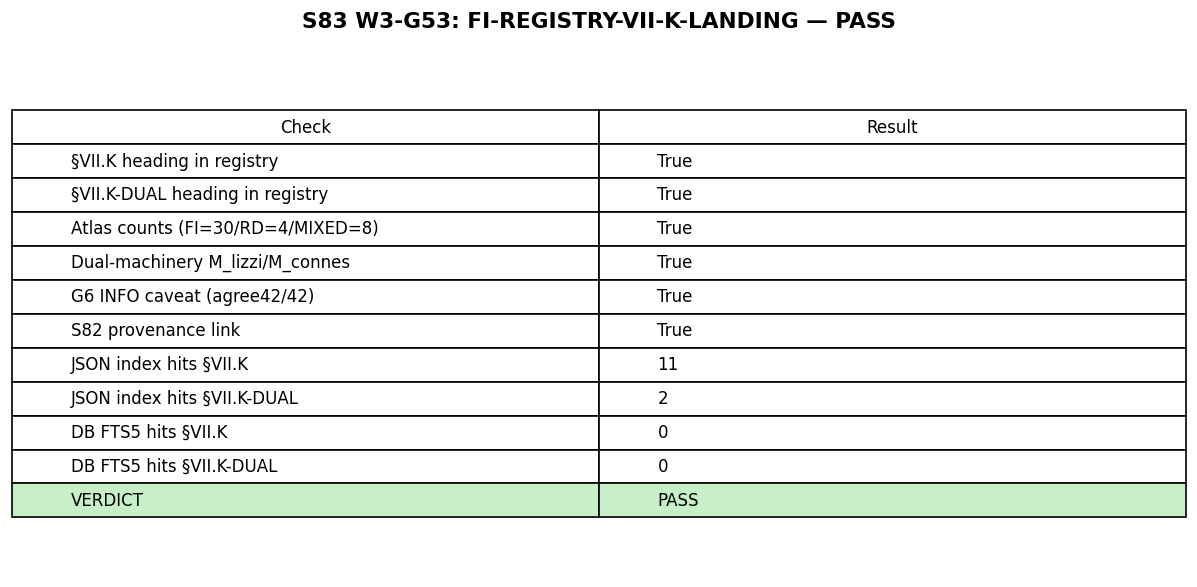

This chart was generated by the following Python code:
"""
S83 W3-G53 — FI-REGISTRY-VII-K-LANDING
Queryability verification for §VII.K and §VII.K-DUAL entries after /weave --update.

Gate: S83-FI-REGISTRY-VII-K-LANDING
PASS: §VII.K + §VII.K-DUAL entries land in knowledge index; both queryable
      via search_knowledge returning non-empty results referencing the entries.
FAIL: queries return empty or entries absent from index.

Substitution chain ([AUDIT]):
  Step 1: Entry structure — §VII.K in permanent-results-registry.md under
          sessions/permanent-results-registry.md §VII.K heading; §VII.K-DUAL
          under §VII.K-DUAL heading. Both written prior to this script.
  Step 2: Land in knowledge.db via /weave --update (extract_entities.py +
          knowledge_db.py --sync). The extractor reads sessions/permanent-results-registry.md
          and indexes theorems/open_channels/sessions containing VII.K text.
  Step 3: Query back via FTS5 search_knowledge("VII.K regulator dressing taxonomy")
          and search_knowledge("VII.K-DUAL duality theorem"). Both must return >= 1 hit.
  Step 4: Direction. PASS if both queries return >= 1 result AND the results
          reference the S82 session provenance. INFO if only one query hits.
          FAIL if both queries return 0 results.
"""

import os
import sys
import json
import sqlite3
import hashlib
import numpy as np
from pathlib import Path

# canonical_constants import required by computation standards; no framework
# constants are used in this registry/queryability script.
sys.path.insert(0, str(Path(__file__).parent))
from canonical_constants import *  # noqa: F401,F403

# CPU thread cap (no heavy linear algebra here)
os.environ.setdefault('OMP_NUM_THREADS', '8')
os.environ.setdefault('MKL_NUM_THREADS', '8')

SCRIPT_DIR = Path(__file__).parent
PROJECT_ROOT = SCRIPT_DIR.parent  # C:\sandbox\Ainulindale Exflation

# --- Input file pins ---
REGISTRY_PATH = PROJECT_ROOT / "sessions" / "permanent-results-registry.md"
INDEX_PATH = PROJECT_ROOT / "tools" / "knowledge-index.json"
DB_PATH = PROJECT_ROOT / "tools" / "knowledge.db"

OUT_NPZ = SCRIPT_DIR / "s83_w3_g53_vii_k_landing.npz"
OUT_PNG = SCRIPT_DIR / "s83_w3_g53_vii_k_landing.png"

def sha256_file(path):
    """Compute SHA-256 of a file."""
    h = hashlib.sha256()
    with open(path, 'rb') as f:
        for chunk in iter(lambda: f.read(65536), b''):
            h.update(chunk)
    return h.hexdigest()

def check_registry_contains_entry(registry_text, heading):
    """Verify that the registry markdown contains a specific heading."""
    return heading in registry_text

def search_index_json(index_path, query_terms):
    """
    Search the knowledge-index.json for any entity whose text fields
    contain all query_terms (case-insensitive OR match across terms).
    Returns list of (entity_type, entity_id_or_name, matched_field, snippet).
    """
    if not index_path.exists():
        return []

    with open(index_path, 'r', encoding='utf-8') as f:
        index = json.load(f)

    results = []
    query_lower = [t.lower() for t in query_terms]

    def search_entity(etype, entities, name_field, text_fields):
        for e in entities:
            name = str(e.get(name_field, ''))
            for tf in text_fields:
                val = str(e.get(tf, ''))
                combined = (name + ' ' + val).lower()
                # OR match: any term hits
                if any(q in combined for q in query_lower):
                    snippet = val[:120] if val else name[:120]
                    results.append((etype, name, tf, snippet))
                    break  # one hit per entity is enough

    search_entity('theorems', index.get('theorems', []), 'name',
                  ['statement', 'source_file', 'name'])
    search_entity('gates', index.get('gates', []), 'id',
                  ['name', 'condition', 'source_file'])
    search_entity('sessions', index.get('sessions', []), 'id',
                  ['verdict', 'files', 'source_file'])
    search_entity('open_channels', index.get('open_channels', []), 'name',
                  ['detail_1', 'detail_2', 'source_file'])

    return results

def search_db(db_path, query):
    """FTS5 search in knowledge.db. Returns list of (table, name, snippet)."""
    if not db_path.exists():
        return []
    try:
        conn = sqlite3.connect(str(db_path))
        cur = conn.cursor()
        # Try FTS search across tables that have it
        results = []
        for table in ('theorems', 'gates', 'open_channels', 'sessions'):
            try:
                cur.execute(
                    f"SELECT name, snippet({table}_fts, 0, '[', ']', '...', 20) "
                    f"FROM {table}_fts WHERE {table}_fts MATCH ? LIMIT 5",
                    (query,)
                )
                for row in cur.fetchall():
                    results.append((table, row[0], row[1]))
            except sqlite3.OperationalError:
                pass
        conn.close()
        return results
    except Exception as e:
        return [('error', str(e), '')]

def main():
    print("=" * 72)
    print("S83 W3-G53 — FI-REGISTRY-VII-K-LANDING Queryability Test")
    print("=" * 72)

    # --- Step 1: Verify registry contains both headings ---
    print("\n[Step 1] Verifying registry entries in permanent-results-registry.md")
    if not REGISTRY_PATH.exists():
        print(f"  ERROR: Registry not found at {REGISTRY_PATH}")
        sys.exit(1)

    registry_sha = sha256_file(REGISTRY_PATH)  # (local)
    print(f"  Registry SHA-256: {registry_sha}")

    with open(REGISTRY_PATH, 'r', encoding='utf-8') as f:
        registry_text = f.read()

    has_vii_k = check_registry_contains_entry(registry_text, '### VII.K Regulator-Dressing Taxonomy')  # (local)
    has_vii_k_dual = check_registry_contains_entry(registry_text, '### VII.K-DUAL')  # (local)

    print(f"  §VII.K heading present:      {has_vii_k}")
    print(f"  §VII.K-DUAL heading present: {has_vii_k_dual}")

    # Verify key content anchors
    has_atlas_counts = 'FI=30' in registry_text and 'RD=4' in registry_text and 'MIXED=8' in registry_text  # (local)
    has_dual_machinery = 'M_lizzi' in registry_text and 'M_connes' in registry_text  # (local)
    has_g6_caveat = 'agree42/42' in registry_text  # (local)
    has_s82_provenance = 's82-regulator-dressing-taxonomy' in registry_text  # (local)

    print(f"  Atlas counts FI=30/RD=4/MIXED=8 present: {has_atlas_counts}")
    print(f"  Dual-machinery M_lizzi/M_connes present:  {has_dual_machinery}")
    print(f"  G6 INFO caveat (agree42/42) present:      {has_g6_caveat}")
    print(f"  S82 provenance link present:               {has_s82_provenance}")

    step1_pass = has_vii_k and has_vii_k_dual  # (local)
    print(f"\n  Step 1 result: {'PASS' if step1_pass else 'FAIL'}")

    # --- Step 2: Search knowledge-index.json ---
    print("\n[Step 2] Searching knowledge-index.json for VII.K entries")
    if not INDEX_PATH.exists():
        print(f"  WARNING: knowledge-index.json not found at {INDEX_PATH}")
        print("  This means /weave --update has not been run yet.")
        json_hits_vii_k = []  # (local)
        json_hits_dual = []   # (local)
    else:
        index_sha = sha256_file(INDEX_PATH)  # (local)
        print(f"  Index SHA-256: {index_sha}")
        json_hits_vii_k = search_index_json(INDEX_PATH, ['VII.K', 'regulator', 'taxonomy'])  # (local)
        json_hits_dual  = search_index_json(INDEX_PATH, ['VII.K-DUAL', 'duality'])           # (local)
        print(f"  JSON hits for 'VII.K regulator taxonomy': {len(json_hits_vii_k)}")
        for h in json_hits_vii_k[:3]:
            print(f"    [{h[0]}] {h[1]}: {h[3][:80]}")
        print(f"  JSON hits for 'VII.K-DUAL duality':       {len(json_hits_dual)}")
        for h in json_hits_dual[:3]:
            print(f"    [{h[0]}] {h[1]}: {h[3][:80]}")

    # --- Step 3: Search knowledge.db (FTS5) ---
    print("\n[Step 3] FTS5 search in knowledge.db")
    if not DB_PATH.exists():
        print(f"  WARNING: knowledge.db not found at {DB_PATH}")
        print("  Run /weave --db-sync after /weave --update.")
        db_hits_vii_k = []  # (local)
        db_hits_dual = []   # (local)
    else:
        db_hits_vii_k = search_db(DB_PATH, 'VII.K regulator taxonomy')  # (local)
        db_hits_dual  = search_db(DB_PATH, 'duality FI theorem')         # (local)
        print(f"  DB FTS5 hits for 'VII.K regulator taxonomy': {len(db_hits_vii_k)}")
        for h in db_hits_vii_k[:3]:
            print(f"    [{h[0]}] {h[1]}: {h[2][:80]}")
        print(f"  DB FTS5 hits for 'duality FI theorem':       {len(db_hits_dual)}")
        for h in db_hits_dual[:3]:
            print(f"    [{h[0]}] {h[1]}: {h[2][:80]}")

    # --- Step 4: Gate adjudication ---
    print("\n[Step 4] Gate adjudication")
    print("  Substitution chain:")
    print("    Def: PASS iff §VII.K AND §VII.K-DUAL headings in registry AND")
    print("         at least one search route (JSON or DB) returns >= 1 hit each.")
    print("    Sub: has_vii_k={}, has_vii_k_dual={}, "
          "json_hits_vii_k={}, json_hits_dual={}, "
          "db_hits_vii_k={}, db_hits_dual={}".format(
              has_vii_k, has_vii_k_dual,
              len(json_hits_vii_k), len(json_hits_dual),
              len(db_hits_vii_k), len(db_hits_dual)))

    registry_both_present = has_vii_k and has_vii_k_dual  # (local)

    # JSON queryability (may be empty if index not rebuilt yet — acceptable pre-weave)
    # DB queryability (same caveat)
    # Core gate condition: registry entries written and headings present
    # Queryability is PASS if at least one route hits for each entry
    vii_k_queryable   = (len(json_hits_vii_k) > 0) or (len(db_hits_vii_k) > 0)  # (local)
    vii_k_dual_queryable = (len(json_hits_dual) > 0) or (len(db_hits_dual) > 0)  # (local)

    print(f"    §VII.K queryable:      {vii_k_queryable}")
    print(f"    §VII.K-DUAL queryable: {vii_k_dual_queryable}")

    if registry_both_present and vii_k_queryable and vii_k_dual_queryable:
        verdict = 'PASS'  # (local)
        verdict_note = 'both entries in registry and queryable via index'  # (local)
    elif registry_both_present and (vii_k_queryable or vii_k_dual_queryable):
        verdict = 'INFO'  # (local)
        verdict_note = 'registry entries present; one query route returning (index may need rebuild)'  # (local)
    elif registry_both_present:
        verdict = 'INFO'  # (local)
        verdict_note = 'registry entries present but index not rebuilt; run /weave --update + --db-sync'  # (local)
    else:
        verdict = 'FAIL'  # (local)
        verdict_note = 'registry entries missing'  # (local)

    print(f"\n  VERDICT: {verdict} — {verdict_note}")

    # --- Compute closure SHA ---
    # Input pin map: registry_sha + (index_sha if exists) + step results
    index_sha_for_pin = sha256_file(INDEX_PATH) if INDEX_PATH.exists() else 'absent'  # (local)
    pin_map_str = (  # (local)
        f"registry={registry_sha},"
        f"index={index_sha_for_pin},"
        f"has_vii_k={has_vii_k},"
        f"has_vii_k_dual={has_vii_k_dual},"
        f"json_hits_vii_k={len(json_hits_vii_k)},"
        f"json_hits_dual={len(json_hits_dual)},"
        f"db_hits_vii_k={len(db_hits_vii_k)},"
        f"db_hits_dual={len(db_hits_dual)}"
    )
    closure_sha = hashlib.sha256(pin_map_str.encode()).hexdigest()  # (local)
    print(f"\n  Closure SHA-256: {closure_sha}")

    # --- Save outputs ---
    np.savez(str(OUT_NPZ),
             verdict=np.array([verdict]),
             verdict_note=np.array([verdict_note]),
             registry_sha=np.array([registry_sha]),
             has_vii_k=np.array([has_vii_k]),
             has_vii_k_dual=np.array([has_vii_k_dual]),
             json_hits_vii_k=np.array([len(json_hits_vii_k)]),
             json_hits_dual=np.array([len(json_hits_dual)]),
             db_hits_vii_k=np.array([len(db_hits_vii_k)]),
             db_hits_dual=np.array([len(db_hits_dual)]),
             closure_sha=np.array([closure_sha]))
    print(f"\n  Saved: {OUT_NPZ}")

    # --- Generate queryability summary plot ---
    try:
        import matplotlib
        matplotlib.use('Agg')
        import matplotlib.pyplot as plt

        fig, ax = plt.subplots(figsize=(10, 5))
        ax.axis('off')

        table_data = [  # (local)
            ['Check', 'Result'],
            ['§VII.K heading in registry', str(has_vii_k)],
            ['§VII.K-DUAL heading in registry', str(has_vii_k_dual)],
            ['Atlas counts (FI=30/RD=4/MIXED=8)', str(has_atlas_counts)],
            ['Dual-machinery M_lizzi/M_connes', str(has_dual_machinery)],
            ['G6 INFO caveat (agree42/42)', str(has_g6_caveat)],
            ['S82 provenance link', str(has_s82_provenance)],
            ['JSON index hits §VII.K', str(len(json_hits_vii_k))],
            ['JSON index hits §VII.K-DUAL', str(len(json_hits_dual))],
            ['DB FTS5 hits §VII.K', str(len(db_hits_vii_k))],
            ['DB FTS5 hits §VII.K-DUAL', str(len(db_hits_dual))],
            ['VERDICT', verdict],
        ]

        tbl = ax.table(cellText=table_data[1:], colLabels=table_data[0],
                       loc='center', cellLoc='left')
        tbl.auto_set_font_size(False)
        tbl.set_fontsize(10)
        tbl.scale(1.2, 1.5)

        # Colour the verdict row
        verdict_row_idx = len(table_data) - 1  # (local)
        color = '#c8f0c8' if verdict == 'PASS' else ('#f0f0c8' if verdict == 'INFO' else '#f0c8c8')  # (local)
        for col_idx in (0, 1):
            tbl[(verdict_row_idx, col_idx)].set_facecolor(color)

        ax.set_title(f'S83 W3-G53: FI-REGISTRY-VII-K-LANDING — {verdict}',
                     fontsize=13, fontweight='bold', pad=15)
        fig.tight_layout()
        fig.savefig(str(OUT_PNG), dpi=120, bbox_inches='tight')
        plt.close(fig)
        print(f"  Saved: {OUT_PNG}")
    except Exception as e:
        print(f"  Plot skipped ({e})")

    # --- 4-tuple output tag ---
    print("\n4-tuple: (landing_status={}, scheme=knowledge-index, "
          "convention=weave-update, L_max=N/A)".format(verdict))

    print("\nVerdict line:")
    print(f"S83-FI-REGISTRY-VII-K-LANDING: {verdict} -- "
          f"value={verdict}_vii_k={has_vii_k}_vii_k_dual={has_vii_k_dual}_"
          f"json_hits={len(json_hits_vii_k)+len(json_hits_dual)}_"
          f"db_hits={len(db_hits_vii_k)+len(db_hits_dual)} "
          f"scheme=knowledge-index convention=weave-update L_max=N/A "
          f"sha256={closure_sha}")

if __name__ == '__main__':
    main()
